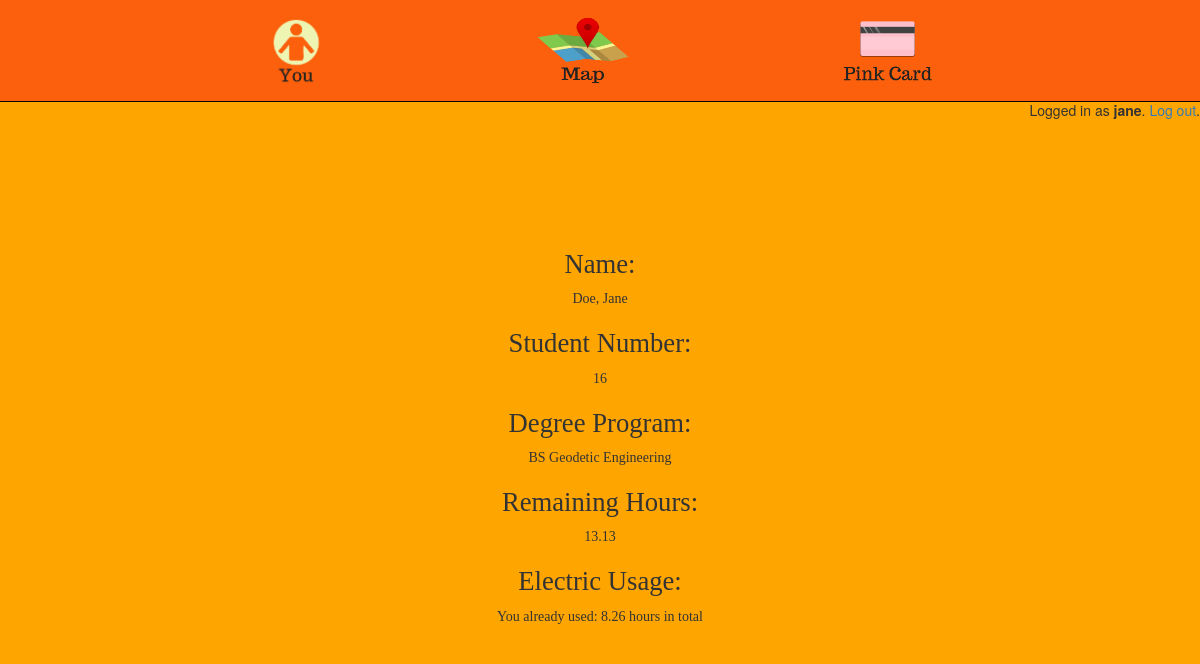
Page /students/you/ (signed in) on the committed database.
### pinkcard/models.py (models this page shows, shortened)
class User(AbstractUser):
	username = models.CharField(max_length=30, unique=True)
	is_student = models.BooleanField(default=False)
	is_librarian = models.BooleanField(default=False)
	USERNAME_FIELD = 'username'

class Student(models.Model):
	user = models.OneToOneField(User, on_delete=models.CASCADE, primary_key=True)
	id_no = models.IntegerField(null=True)
	last_name = models.CharField(max_length = 30, default="Doe")
	first_name = models.CharField(max_length = 30, default="Jane")
	degree_prog = models.ForeignKey(DegreeProg, null=True, blank=True,on_delete=models.CASCADE)
	rem_hours = models.DecimalField(decimal_places=2,max_digits=1000,default=20.0)
	total_elec_usage = models.DecimalField(decimal_places=2,max_digits=1000,default=0)

class DegreeProg(models.Model):
	deg_name = models.CharField(max_length=200, default='Non Major')
	def __str__(self):
		return self.deg_name
	class Meta:
		ordering = ('deg_name',)

### pinkcard/views/students.py (the view)
# urls.py: path('you/', students.StudentsDetailView, name='detail'),
def StudentsDetailView(request):
	student_user = request.user.student
	context = {'last_name':student_user.last_name, 'first_name':student_user.first_name,
				'student_no':student_user.id_no,'degree_prog':student_user.degree_prog,
				'rem_hours':student_user.rem_hours,'total_elec_usage':student_user.total_elec_usage}
	return render(request, 'pinkcard/students/students_detail.html', context)

### pinkcard/templates/pinkcard/students/students_detail.html
{% extends 'base.html' %}
{% block content %}
	<br>
	<br>
	<br>
	<br>
	<br>
	<div class="row text-left	row-no-gutters">
		<div class="row-sm-2">
			<h3 class="stud-detail">Name:</h3>
			<p class="stud-detail">{{ last_name }}, {{ first_name }}</p>
		</div>
		<div class="row-sm-2">
			<h3 class="stud-detail">Student Number:</h3>
			<p class="stud-detail">{{ student_no }}</p>
		</div>
		<div class="row-sm-3">
			<h3 class="stud-detail">Degree Program:</h3>
			<p class="stud-detail">{{ degree_prog }}</p>
		</div>
		<div class="row-sm-4">
			<h3 class="stud-detail">Remaining Hours:</h3>
			<p class="stud-detail">{{ rem_hours}}</p>
		</div>
		<div class="row-sm-5">
			<h3 class="stud-detail">Electric Usage: </h3>
			<p class="stud-detail">You already used: {{ total_elec_usage }} hours in total</p>
		</div>
	</div>
{% endblock content %}

### templates/base.html (shortened to what this page needs)
{% load static %}
<!doctype html>
<html lang="en">
	<head>
		<link rel="stylesheet" href="https://maxcdn.bootstrapcdn.com/bootstrap/3.4.0/css/bootstrap.min.css">
		<link rel="stylesheet" type="text/css" href="{% static 'css/app.css' %}">
	    {% if user.is_authenticated and user.is_librarian %}
	      <link rel="stylesheet" type="text/css" href="{% static 'css/librarian.css' %}">
	    {% else %}
	      <link rel="stylesheet" type="text/css" href="{% static 'css/students.css' %}">
	    {% endif %}
	</head>
	<body>
		{% if user.is_authenticated and user.is_student %}
		<div>
		<nav class="navbar navbar-inverse navbar-fixed-top">
			<div class="menu-container">
			    <ul class="nav navbar-nav">
			    	<li><a id="navbar-brand" href="{% url 'students:detail' %}"><img src="/static/img/you.png" id="you" width="73" height="73"></a></li>
			    	<li><a id="navbar-brand" href="{% url 'students:map' %}"><img src="/static/img/map.png" id="map" width="100" height="70"></a></li>
			    	<li><a id="navbar-brand" href="{% url 'students:transfer' %}"><img src="/static/img/pinkcard.png" id="pinkcard" width="105" height="70"></a></li>
			    </ul>
			</div>
		</nav>
		</div>
		{% endif %}
		<br>
		<br>
		<br>
		<br>
		<br>
		<div class="col-6 text-right">
            {% if user.is_authenticated %}
            	<p class="pt-3">Logged in as <strong>{{ user.username }}</strong>. <a href="{% url 'logout' %}">Log out</a>.</p>
           	{% else %}
            	<a href="{% url 'login' %}" class="btn btn-light" role="button">Log in</a>
            	<a href="{% url 'signup' %}" class="btn btn-primary" role="button">Sign up</a>
          	{% endif %}
       	</div>
		<div class="container">
			<div class="content">
				{% block content %}
				{% endblock %}
			</div>
		</div>
	</body>
</html>

### static/css/app.css (style rules this page uses)
.navbar { background-color: #fc600c; }
.menu-container { position: relative; margin: 0 auto; margin-top: 0px; margin-top: -5px; max-width: 980px; padding: 0 50px; }
#navbar-brand { padding: 14px 100px; }
.nav.navbar-nav li a { color: black; font-family: OswaldRegular; }
h3 { font-family: OswaldRegular; }
h3.stud-detail { text-align: center; font-family: OswaldRegular; font-size: 20pt; }
p.stud-detail { text-align: center; font-family: OswaldRegular; }
a { text-decoration: none; }
li { color: black; }

### static/css/students.css (style rules this page uses)
body { background-color: orange; }

### rows in the picture
User: username "jane"
Student: last_name "Doe", first_name "Jane", rem_hours "13.13", total_elec_usage "8.26"
DegreeProg: deg_name "BS Geodetic Engineering"

### other values in the picture
{{ student_no }} "16"
